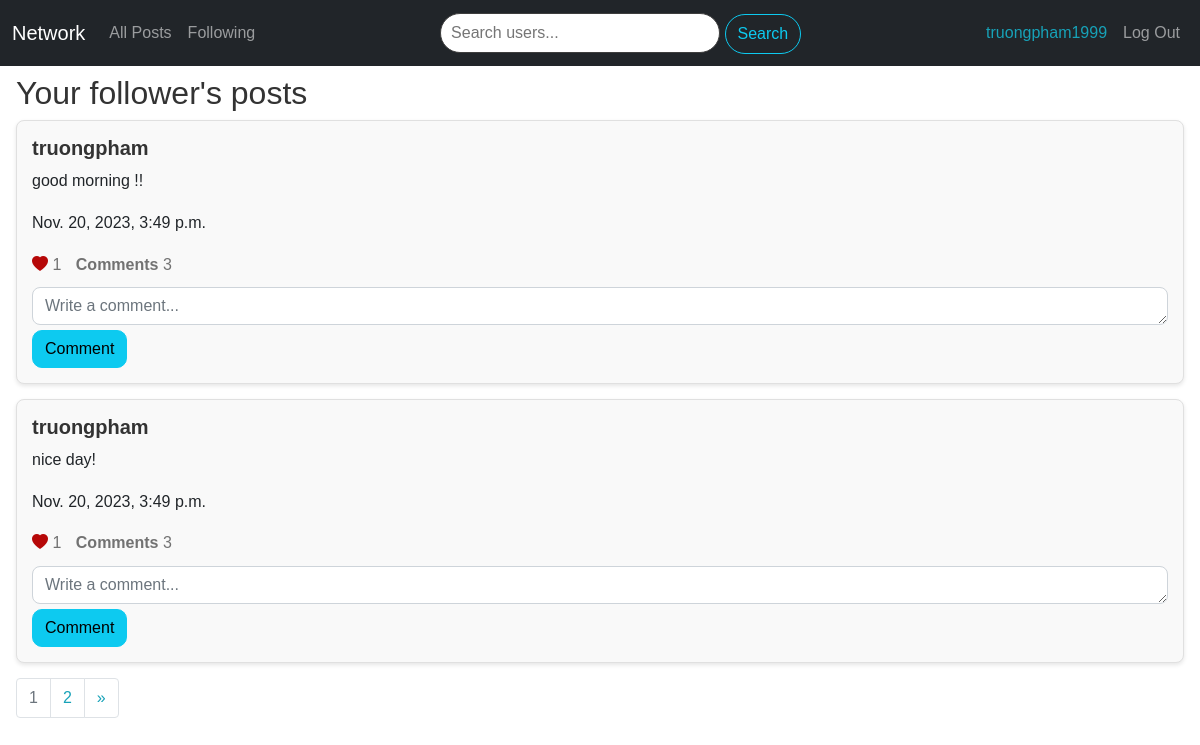
Page /following_page (signed in) on the committed database.
### network/models.py (models this page shows, shortened)
class User(AbstractUser):
    pass

class Post(models.Model):
    content = models.CharField(max_length=1000)
    poster = models.ForeignKey(User, on_delete=models.CASCADE, related_name='posts')
    date = models.DateTimeField(auto_now_add=True)
    def like_count(self):
        return self.likes.count()
    def comment_count(self):
        return self.comments.count()
    def is_like_by_user(self, user):
        return self.likes.filter(liker=user).exists()

### network/views.py (the view)
# urls.py: path("following_page", views.following_page, name="following_page"),
def following_page(request):
    if request.user.is_authenticated:
        followed_users = User.objects.filter(followed__follower=request.user)
        posts = Post.objects.filter(poster__in=followed_users).order_by('-date')
        for post in posts:
            post.is_liked = post.is_like_by_user(request.user)
        posts, previous_page, next_page = paginate_posts(posts, request.GET.get('page'), 2)
        return render(request, "network/following.html", {
            "posts": posts,
            "previous_page": previous_page,
            "next_page": next_page,
        })
    else:
        return HttpResponseRedirect(reverse("login"))

### network/views.py (called while the page is built)
def paginate_posts(posts, page_number, posts_per_page):
    paginator = Paginator(posts, posts_per_page)
    page = page_number
    try:
        posts = paginator.page(page)
    except PageNotAnInteger:
        posts = paginator.page(1)
    except EmptyPage:
        posts = paginator.page(paginator.num.pages)
    previous_page = posts.previous_page_number() if posts.has_previous() else None
    next_page = posts.next_page_number() if posts.has_next() else None
    return posts, previous_page, next_page

### network/templates/network/following.html (shortened to what this page needs)
{% extends "network/layout.html" %}
{% block body %}
    <div class="mt-2 mx-3">
        <h2>Your follower's posts</h2>
        {% for post in posts %}
            <div class="post-form mt-1 text-left" id="post-{{ post.id }}">
                <div class="flex-container-2">
                    <div>
                        <a href="{% url 'profile' post.poster.id %}"><h5><strong>{{ post.poster }}</strong></h5></a>
                    </div>
                </div>
                <p class="post-content">{{ post.content }}</p>
                <p>{{ post.date }}</p>
                <div class="like-div" id="like-container-{{ post.id }}">
                    <a href="javascript:void(0)" class="like-button {% if post.is_liked %}liked{% else %}unliked{% endif %}"
                    id="like-button-{{ post.id }}" data-post-id="{{ post.id }}" data-like="{{ post.is_liked|yesno:'true,false' }}">
                        <i class="bi bi-heart-fill"></i>
                    </a>
                    <span class="like-count" id="like-count-{{ post.id }}">{{ post.like_count }}</span>
                    <a href="javascript:void(0)" class="comment-link" data-post-id="{{ post.id }}">Comments</a>
                    <span class="comment-count" id="comment-count-{{ post.id }}">{{ post.comment_count }}</span>
                </div>
                <div id="comment-container-{{ post.id}}">
                    {% if user.is_authenticated %}
                        <textarea class="form-control comment-text" id="comment-text-{{ post.id }}" placeholder="Write a comment..." cols="70" rows="1"></textarea>
                        <button class="btn btn-info comment-btn" data-post-id="{{ post.id }}">Comment</button>
                    {% endif %}
                </div>
            </div>
        {% endfor %}
        <nav aria-label="Page navigation example">
            <ul class="pagination">
                <li class="page-item disabled"><span class="page-link color-type">{{ posts.number }}</span></li>
                {% if posts.has_next %}
                    <li class="page-item"><a class="page-link" style="color: #17a2b8;" href="?page={{ posts.next_page_number }}">{{ next_page }}</a></li>
                    <li class="page-item">
                        <a class="page-link" href="?page={{ posts.paginator.num_pages }}" aria-label="Next">
                            <span style="color: #17a2b8;" aria-hidden="true">&raquo;</span>
                        </a>
                    </li>
                {% endif %}
            </ul>
        </nav>
    </div>
{% endblock %}

### network/templates/network/layout.html (shortened to what this page needs)
{% load static %}
<!DOCTYPE html>
<html lang="en">
    <head>
        <link href="https://cdn.jsdelivr.net/npm/bootstrap@5.1.3/dist/css/bootstrap.min.css" rel="stylesheet">
        <link rel="stylesheet" href="https://cdn.jsdelivr.net/npm/bootstrap-icons@1.8.1/font/bootstrap-icons.css">
        <link href="{% static 'network/styles.css' %}" rel="stylesheet">
    </head>
    <body>
        <nav class="bg-light navbar navbar-expand-md navbar-dark bg-dark">
            <div class="container-fluid">
                <a class="navbar-brand" href="{% url 'index' %}">Network</a>
                <div class="collapse navbar-collapse justify-content-between" id="navbar">
                    <ul class="navbar-nav">
                        {% if user.is_authenticated %}
                            <li class="nav-item">
                                <a class="nav-link" href="{% url 'index' %}">All Posts</a>
                            </li>
                            <li class="nav-item">
                                <a class="nav-link" href="{% url 'following_page' %}">Following</a>
                            </li>
                        {% else %}
                            <li class="nav-item">
                                <a class="nav-link" href="{% url 'index' %}">All Posts</a>
                            </li>
                        {% endif %}
                    </ul>
                    <div class="navbar-nav">
                        <form action="{% url 'search_users' %}" method="GET" class="form-inline">
                            <input type="text" name="q" class="search-bar" placeholder="Search users..." />
                            <button type="submit" class="btn btn-outline-info ml-2">Search</button>
                        </form>
                    </div>
                    <ul class="navbar-nav">
                        {% if user.is_authenticated %}
                            <li class="nav-item">
                                <a class="nav-link" style="color: #17a2b8;" href="{% url 'profile' user.id %}">{{ user.username }}</a>
                            </li>
                            <li class="nav-item">
                                <a class="nav-link" href="{% url 'logout' %}">Log Out</a>
                            </li>
                        {% endif %}
                    </ul>
                </div>
            </div>
        </nav>
        <div class="body">
            {% block body %}
            {% endblock %}
        </div>
    </body>
</html>

### network/static/network/styles.css (style rules this page uses)
.post-form { border: 2px solid #ccc; padding: 10px; margin-bottom: 10px; border-radius: 7px; }
.color-type { color: grey; }
.flex-container-2 { display: flex; flex-direction: row; justify-content: space-between; }
.liked { color: #b60808; cursor: pointer; }
.like-count { display: inline; color: #727272; }
.comment-count { display: inline; color: #727272; }
.comment-link { display: inline; margin-left: 10px; color: #727272; font-weight: 550; }
.like-div { margin-bottom: 10px; }
.comment-text { margin-bottom: 5px; }
.post-form { background-color: #f9f9f9; border: 1px solid #e0e0e0; padding: 15px; margin-bottom: 15px; border-radius: 8px; box-shadow: 0 2px 4px rgba(0, 0, 0, 0.1); }
body { font-family: 'Arial', sans-serif; }
h2, h4, h5, strong { color: #333; }
a { text-decoration: none; }
.form-control { border-radius: 8px; }
.flex-container, .flex-container-2 { align-items: center; }
.search-bar { margin-bottom: 5px; margin-top: 5px; border: 1px solid #3e3e3e; border-radius: 25px; height: 40px; width: 280px; font-size: 16px; padding: 5px 10px; }
.btn-outline-info { height: 40px; border-radius: 25px; }
.btn-info { font-size: 16px; border-radius: 10px; }
body { font-size: 16px; line-height: 1.6; }

### rows in the picture
User: username "truongpham1999"
Post: poster "truongpham", content "good morning !!", date "Nov. 20, 2023, 3:49 p.m.", like_count "1", comment_count "3", id "Write a comment..."
Post: poster "truongpham", content "nice day!", date "Nov. 20, 2023, 3:49 p.m.", like_count "1", comment_count "3", id "Write a comment..."

### other values in the picture
{{ posts.number }} "1"
{{ next_page }} "2"
